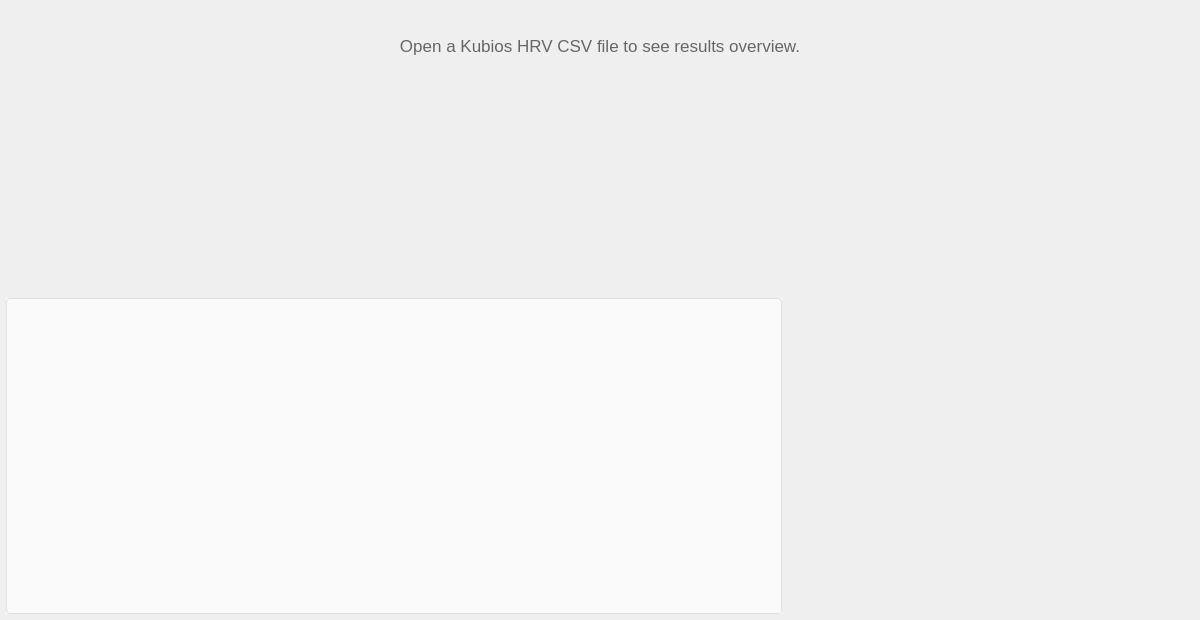
<?xml version="1.0" encoding="UTF-8"?>
<ui version="4.0">
 <class>HrvOverviewTabBase</class>
 <widget class="QWidget" name="HrvOverviewTabBase">
  <property name="geometry">
   <rect>
    <x>0</x>
    <y>0</y>
    <width>1200</width>
    <height>620</height>
   </rect>
  </property>
  <layout class="QVBoxLayout" name="rootLayout">
   <property name="leftMargin"><number>6</number></property>
   <property name="topMargin"><number>6</number></property>
   <property name="rightMargin"><number>6</number></property>
   <property name="bottomMargin"><number>6</number></property>
   <property name="spacing"><number>4</number></property>

   <item>
    <widget class="QLabel" name="placeholder">
     <property name="text">
      <string>Open a Kubios HRV CSV file to see results overview.</string>
     </property>
     <property name="alignment">
      <set>Qt::AlignCenter</set>
     </property>
     <property name="styleSheet">
      <string notr="true">color: #666666; font-size: 13pt; padding: 30px;</string>
     </property>
    </widget>
   </item>

   <item>
    <widget class="QWidget" name="tileWidget" native="true">
     <property name="sizePolicy">
      <sizepolicy hsizetype="Preferred" vsizetype="Fixed">
       <horstretch>0</horstretch>
       <verstretch>0</verstretch>
      </sizepolicy>
     </property>
     <property name="minimumSize">
      <size><width>0</width><height>200</height></size>
     </property>
     <layout class="QGridLayout" name="tileGrid">
      <property name="leftMargin"><number>0</number></property>
      <property name="topMargin"><number>0</number></property>
      <property name="rightMargin"><number>0</number></property>
      <property name="bottomMargin"><number>0</number></property>
      <property name="spacing"><number>4</number></property>
      <!-- 16개 타일은 런타임에 코드에서 _tile()로 생성된다.
           이 영역의 마진·spacing·minimumSize 만 Designer에서 조정 가능. -->
     </layout>
    </widget>
   </item>

   <item>
    <widget class="QWidget" name="bottomWidget" native="true">
     <layout class="QGridLayout" name="bottomGrid">
      <property name="leftMargin"><number>0</number></property>
      <property name="topMargin"><number>4</number></property>
      <property name="rightMargin"><number>0</number></property>
      <property name="bottomMargin"><number>0</number></property>
      <property name="spacing"><number>6</number></property>
      <!-- 가로 stretch 비율: summary 2 / PSD 3 / Poincaré 3 -->
      <property name="columnStretch">
       <string>2,3,3</string>
      </property>

      <item row="0" column="0">
       <widget class="QScrollArea" name="summaryScroll">
        <property name="frameShape"><enum>QFrame::NoFrame</enum></property>
        <property name="widgetResizable"><bool>true</bool></property>
        <property name="horizontalScrollBarPolicy">
         <enum>Qt::ScrollBarAlwaysOff</enum>
        </property>
        <property name="styleSheet">
         <string notr="true">QScrollArea { background: transparent; }</string>
        </property>
        <widget class="QLabel" name="summaryText">
         <property name="text"><string/></property>
         <property name="alignment">
          <set>Qt::AlignLeading|Qt::AlignLeft|Qt::AlignTop</set>
         </property>
         <property name="textInteractionFlags">
          <set>Qt::TextSelectableByMouse</set>
         </property>
         <property name="styleSheet">
          <string notr="true">background-color: #FAFAFA; border: 1px solid #E0E0E0; padding: 6px 8px; border-radius: 4px;</string>
         </property>
         <property name="sizePolicy">
          <sizepolicy hsizetype="Preferred" vsizetype="MinimumExpanding">
           <horstretch>0</horstretch>
           <verstretch>0</verstretch>
          </sizepolicy>
         </property>
        </widget>
       </widget>
      </item>

      <item row="0" column="1">
       <widget class="MplCanvas" name="canvasMiniPsd" native="true">
        <property name="minimumSize">
         <size><width>200</width><height>140</height></size>
        </property>
       </widget>
      </item>

      <item row="0" column="2">
       <widget class="MplCanvas" name="canvasMiniPoin" native="true">
        <property name="minimumSize">
         <size><width>200</width><height>140</height></size>
        </property>
       </widget>
      </item>

     </layout>
    </widget>
   </item>
  </layout>
 </widget>
 <customwidgets>
  <customwidget>
   <class>MplCanvas</class>
   <extends>QWidget</extends>
   <header>nirs_vot_gui.widgets.mpl_canvas</header>
   <container>1</container>
  </customwidget>
 </customwidgets>
 <resources/>
 <connections/>
</ui>
